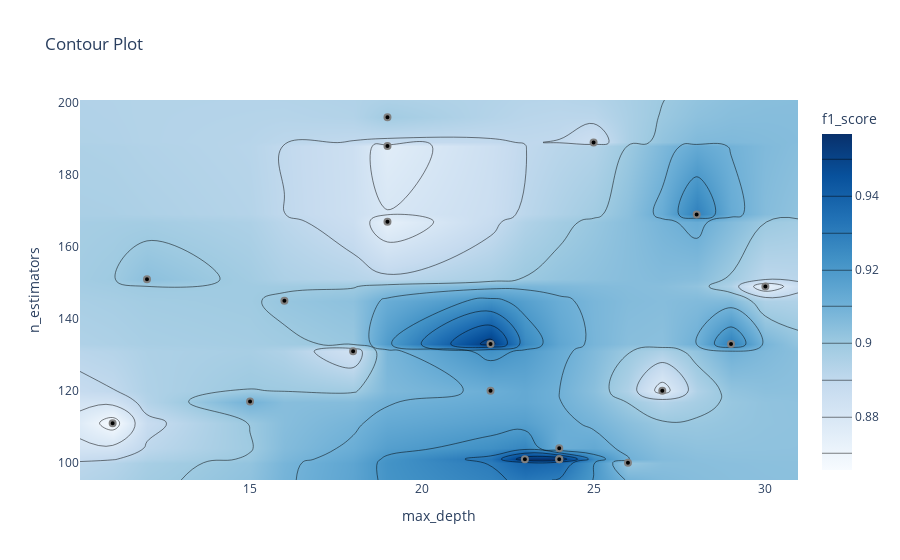

Notebook code for this chart:
### Markdown cell above
График контура отношений гиперпараметров

Он показывает связь между различными комбинациями гиперпараметров и значение метрики для этих комбинаций в виде контурного графика.

### Code cell
optuna.visualization.plot_contour(study, params=["max_depth", "n_estimators"],
                                  target_name="f1_score")

### Figure 1 — Plotly figure (JSON) as saved in the notebook; plotly's stock layout.template omitted (floating-point values rounded to 4 significant figures; data arrays with more than 128 entries replaced by an {"elided": "..."} marker saying what was removed)
{"data": [{"colorbar": {"title": {"text": "f1_score"}}, "colorscale": [[0, "rgb(247,251,255)"], [0.125, "rgb(222,235,247)"], [0.25, "rgb(198,219,239)"], [0.375, "rgb(158,202,225)"], [0.5, "rgb(107,174,214)"], [0.625, "rgb(66,146,198)"], [0.75, "rgb(33,113,181)"], [0.875, "rgb(8,81,156)"], [1, "rgb(8,48,107)"]], "connectgaps": true, "contours": {"coloring": "heatmap"}, "hoverinfo": "none", "line": {"smoothing": 1.3}, "reversescale": false, "type": "contour", "x": [10.05, 11, 12, 15, 16, 18, 19, 22, 23, 24, 25, 26, 27, 28, 29, 30, 30.95], "y": [95.2, 100, 101, 104, 111, 117, 120, 131, 133, 145, 149, 151, 167, 169, 188, 189, 196, 200.8], "z": {"elided": "18x17 float values"}}, {"marker": {"color": "black", "line": {"color": "Gray", "width": 2}}, "mode": "markers", "name": "Feasible Trial", "showlegend": false, "type": "scatter", "x": [11, 27, 19, 19, 29, 18, 30, 19, 25, 12, 24, 24, 24, 23, 22, 15, 26, 22, 16, 28], "y": [111, 120, 167, 196, 133, 131, 149, 188, 189, 151, 101, 101, 104, 101, 120, 117, 100, 133, 145, 169]}, {"marker": {"color": "#cccccc", "line": {"color": "Gray", "width": 2}}, "mode": "markers", "name": "Infeasible Trial", "showlegend": false, "type": "scatter", "x": [], "y": []}], "layout": {"title": {"text": "Contour Plot"}, "xaxis": {"range": [10.05, 30.95], "title": {"text": "max_depth"}}, "yaxis": {"range": [95.2, 200.8], "title": {"text": "n_estimators"}}}}
